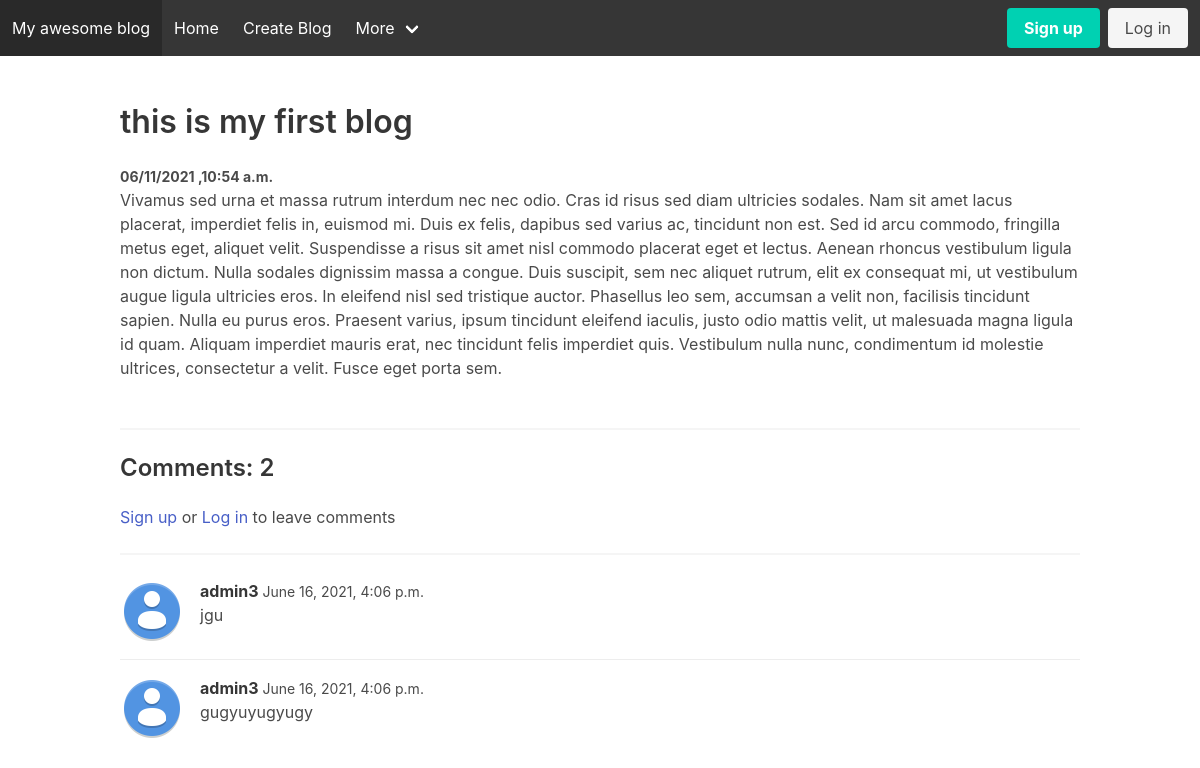
The app's page /posts/1/ with its own data.
### mainapp/models.py (models this page shows, shortened)
class Post(models.Model):
    title = models.CharField(max_length=255)
    slug = models.SlugField('Slug', max_length=255, unique=True)
    body = RichTextField(blank=True, null = True)
    author = models.ForeignKey(User, on_delete=models.CASCADE, null=True, blank=True)
    publicate = models.BooleanField('Publicate', default=False)
    date = models.DateTimeField('Date', default=timezone.now)
    class Meta:
        verbose_name = 'Post'
        verbose_name_plural = 'Posts'

class Comment(models.Model):
    user = models.ForeignKey(User, on_delete=models.CASCADE)
    post = models.ForeignKey(Post, on_delete=models.CASCADE)
    text = models.TextField('Comment')
    date = models.DateTimeField('Date', default=timezone.now)
    class Meta:
        verbose_name = 'Comment'
        verbose_name_plural = 'Comments'

### mainapp/views.py (the view)
# urls.py: path('posts/<int:pk>/', views.post_detail, name='post_detail'),
def post_detail(request, pk):
    post = Post.objects.get(pk=pk)
    context = {
        'post': post
    }
    return render(request, 'post_detail.html', context)

### templates/post_detail.html (shortened to what this page needs)
{% extends 'base.html' %}
{% load static %}
{% block content %}
    <h1 class="title">{{post.title}} </h1>
    <small><b> {{post.date|date:"SHORT_DATE_FORMAT"}}  ,{{post.date|time:"h:i a"}} </b></small>
    <p>{{post.body|safe}} </p>
    <br>
    <hr>
    <p class="title is-4">Comments:  {{post.comment_set.count}}</p>
    {% if user.is_authenticated %}
        <form action="{% url 'comment' post.pk %}" method="POST">
            {% csrf_token %}
            <textarea name="text" id="" class="textarea"></textarea>
            <button class="button is-primary is-outlined mt-3">Comment</button>
        </form>
    {% else %}
        <a href="{% url 'register' %}">Sign up</a> or <a href="{% url 'login' %}">Log in</a> to leave comments
    {% endif %}
    <hr>
    {% for comment in post.comment_set.all %}
        <article class="media">
            <figure class="media-left">
              <p class="image is-64x64">
                <img src="{% static 'img/avatar.png' %}">
              </p>
            </figure>
            <div class="media-content">
              <div class="content">
                <p>
                  <strong>{{comment.user.username}} </strong>  <small>{{comment.date}}</small>
                  <br>
                  {{comment.text}}
                </p>
              </div>
            </div>
          </article>
    {% endfor %}
{% endblock %}

### templates/base.html (shortened to what this page needs)
<!DOCTYPE html>
{% load static %}
<html>
  <head>
    <link rel="stylesheet" href="https://cdn.jsdelivr.net/npm/bulma@0.9.2/css/bulma.min.css">
  </head>
  <body>
    <nav class="navbar is-dark" role="navigation" aria-label="main navigation">
        <div class="navbar-brand">
          <a class="navbar-item" href="{% url 'index' %}">
            My awesome blog
          </a>
        </div>
        <div id="navbarBasicExample" class="navbar-menu">
          <div class="navbar-start">
            <a class="navbar-item" href="{% url 'index' %}">
              Home
            </a>
              <a class="navbar-item" href="{% url 'create_post' %}">
                Create Blog
              </a>
            <div class="navbar-item has-dropdown is-hoverable">
              <a class="navbar-link">
                More
              </a>
            </div>
          </div>
          <div class="navbar-end">
            <div class="navbar-item">
              <div class="buttons">
                {% if user.is_authenticated %}
                    <a class="button is-danger" href="{% url 'logout' %}">
                        Log out
                    </a>
                {% else %}
                    <a class="button is-primary" href="{% url 'register' %}">
                        <strong>Sign up</strong>
                    </a>
                    <a class="button is-light" href="{% url 'login' %}">
                        Log in
                    </a>
                {% endif %}
              </div>
            </div>
          </div>
        </div>
      </nav>
    <section class="section">
        <div class="container">
            {% block content %}
            {% endblock %}
        </div>
    </section>
  </body>
</html>

### records on screen
Post: title "this is my first blog", date "06/11/2021", date "10:54 a.m.", body "Vivamus sed urna et massa rutrum interdum nec nec odio. Cras id risus sed diam ultricies sodales. Nam sit amet lacus placerat, imperdiet felis in, euismod mi. Duis ex felis, dapibus sed varius ac, tincidunt non est. Sed id arcu commodo, fringilla metus eget, aliquet velit. Suspendisse a risus sit amet nisl commodo placerat eget et lectus. Aenean rhoncus vestibulum ligula non dictum. Nulla sodales dignissim massa a congue. Duis suscipit, sem nec aliquet rutrum, elit ex consequat mi, ut vestibulum augue ligula ultricies eros. In eleifend nisl sed tristique auctor. Phasellus leo sem, accumsan a velit non, facilisis tincidunt sapien. Nulla eu purus eros. Praesent varius, ipsum tincidunt…", comment_set.count "2"
Comment: user.username "admin3", date "June 16, 2021, 4:06 p.m.", text "jgu"
Comment: user.username "admin3", date "June 16, 2021, 4:06 p.m.", text "gugyuyugyugy"
